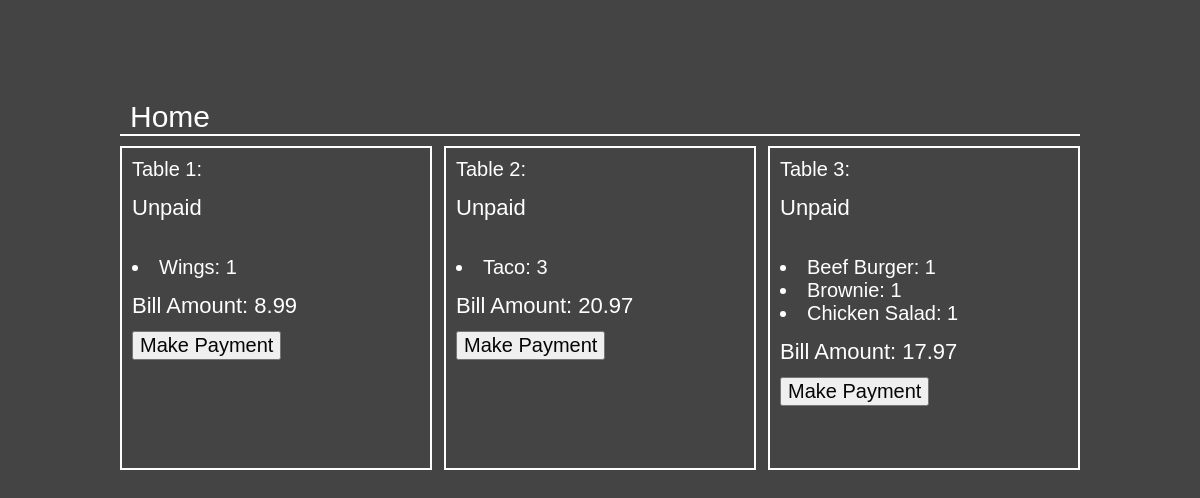
Screenshot of /cashier with the database file from the repository.
### app.py (models this page shows)
class OrderedDish(db.Model):
    id = db.Column(db.Integer, primary_key = True)
    name = db.Column(db.String(30))
    order_id = db.Column(db.Integer, db.ForeignKey('dining_orders.id'))
    quantity = db.Column(db.Integer, default = 0)
    price = db.Column(db.Float, default = 0.0)
    is_served = db.Column(db.Boolean)

class DiningOrders(db.Model):
    __tablename__ = 'dining_orders'
    id = db.Column(db.Integer, primary_key = True)
    tableNum = db.Column(db.Integer, db.ForeignKey('dining_table.tableNum'))
    dishes = db.relationship('OrderedDish', backref = 'order')
    bill_amount = db.Column(db.Float, default = 0.0)

### app.py (the view, shortened to what this page needs)
@app.route('/cashier', methods=['GET', 'POST'])
def cashier():
    table1 = DiningTable.query.filter_by(tableNum=1).first()
    table2 = DiningTable.query.filter_by(tableNum=2).first()
    table3 = DiningTable.query.filter_by(tableNum=3).first()
    new_order_table1 = DiningOrders.query.filter_by(tableNum=1).order_by(DiningOrders.id.desc()).first() # query the new order from Table1
    new_order_table2 = DiningOrders.query.filter_by(tableNum=2).order_by(DiningOrders.id.desc()).first() # query the new order from Table2
    new_order_table3 = DiningOrders.query.filter_by(tableNum=3).order_by(DiningOrders.id.desc()).first() # query the new order from Table3
    if new_order_table1 is not None:
        table1_bill = new_order_table1.bill_amount
    else:
        table1_bill = 0.0
    if new_order_table2 is not None:
        table2_bill = new_order_table2.bill_amount
    else:
        table2_bill = 0.0
    if new_order_table3 is not None:
        table3_bill = new_order_table3.bill_amount
    else:
        table3_bill = 0.0
    if table1.is_paid:
        table1_is_paid = "paid"
    else:
        table1_is_paid = "unpaid"
    if table2.is_paid:
        table2_is_paid = "paid"
    else:
        table2_is_paid = "unpaid"
    if table3.is_paid:
        table3_is_paid = "paid"
    else:
        table3_is_paid = "unpaid"
    return render_template('cashier.html', table1_bill = table1_bill, table2_bill = table2_bill, table3_bill = table3_bill, table1_is_paid = table1_is_paid, table2_is_paid = table2_is_paid, table3_is_paid = table3_is_paid, table1_order = new_order_table1, table2_order = new_order_table2, table3_order = new_order_table3)

### templates/cashier.html (shortened to what this page needs)
<!DOCTYPE html>
<html>
<head>
    <link rel="stylesheet" type="text/css" href="static/css/styles.css">
</head>
<body>
    <div class="menu-link">
        <a href="/">Home</a>
    </div>
    <div class = "container">
        <div class ="tablebox">
            Table 1:
            {% if table1_is_paid == "unpaid" %}
                <p>Unpaid</p>
            {% endif %}
           <br>
            <form action="/cashier" method="post">
                {%for dish in table1_order.dishes%}
                    <li> {{dish.name}}: {{dish.quantity}} </li>
                {%endfor%}
            </form>
            <p>Bill Amount: {{table1_bill}}</p>
            <form action="/cashier" method="post">
                <button type = "submit" name = 'pay_table1'>Make Payment</button>
            </form>
            <br><br>
        </div>
        <div class ="tablebox">
            Table 2:
            {% if table2_is_paid == "unpaid" %}
                <p>Unpaid</p>
            {% endif %}
            <br>
            <form action="/cashier" method="post">
                {%for dish in table2_order.dishes%}
                    <li> {{dish.name}}: {{dish.quantity}} </li>
                {%endfor%}
            </form>
            <p>Bill Amount: {{table2_bill}}</p>
            <form action="/cashier" method="post">
                <button type = "submit" name = 'pay_table2'>Make Payment</button>
            </form>
            <br><br>
        </div>
        <div class ="tablebox">
            Table 3:
            {% if table3_is_paid == "unpaid" %}
                <p>Unpaid</p>
            {% endif %}
            <br>
            <form action="/cashier" method="post">
                {%for dish in table3_order.dishes%}
                    <li> {{dish.name}}: {{dish.quantity}} </li>
                {%endfor%}
            </form>
            <p>Bill Amount: {{table3_bill}}</p>
            <form action="/cashier" method="post">
                <button type = "submit" name = 'pay_table3'>Make Payment</button>
            </form>
            <br><br>
        </div>
    </div>
</body>

### static/css/styles.css (style rules this page uses)
body { background-color: #444444; margin-top: 100px; margin-left: 10%; margin-right: 10%; }
p { margin-bottom: 20px; font-family: Averta, sans-serif; color: #fff; font-size: 22px; line-height: 10px; }
a { -webkit-transition: border-color 200ms ease, color 200ms ease; transition: border-color 200ms ease, color 200ms ease; color: #fff; text-decoration: none; }
li { color: white; font-family: Averta, sans-serif; font-size: 20px; }
form { font-family: Averta, sans-serif; font-size: 22px; color: #fff; }
button { font-family: Averta, sans-serif; font-size: 20px; color: rgb(5, 5, 5); }
.menu-link { font-family: Averta, sans-serif; font-size:30px; margin-top: 0px; padding-right: 0px; padding-left: 10px; border-bottom: 2px solid white; text-align: left; }
.container { display: flex; justify-content: space-between; margin-top: 10px; height: 300px }
.tablebox { width: 30%; margin-bottom: 10px; height: 100%; border: 2px solid white; padding: 10px; color: white; font-family: Averta, sans-serif; font-size: 20px; }

### rows the page displays
OrderedDish: name "Wings", quantity "1"
DiningOrders: bill_amount "8.99"
OrderedDish: name "Taco", quantity "3"
DiningOrders: bill_amount "20.97"
OrderedDish: name "Beef Burger", quantity "1"
OrderedDish: name "Brownie", quantity "1"
OrderedDish: name "Chicken Salad", quantity "1"
DiningOrders: bill_amount "17.97"
